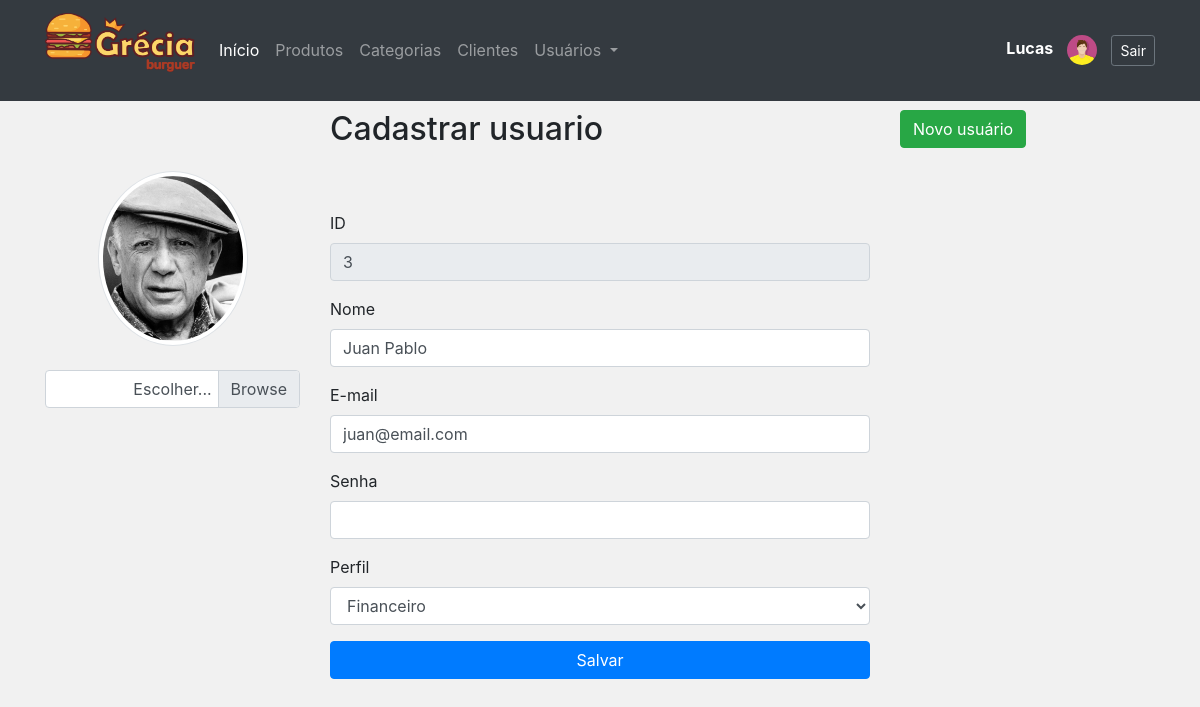
The app's page /admin/form_usuario.php?id=3 (signed in), older data.
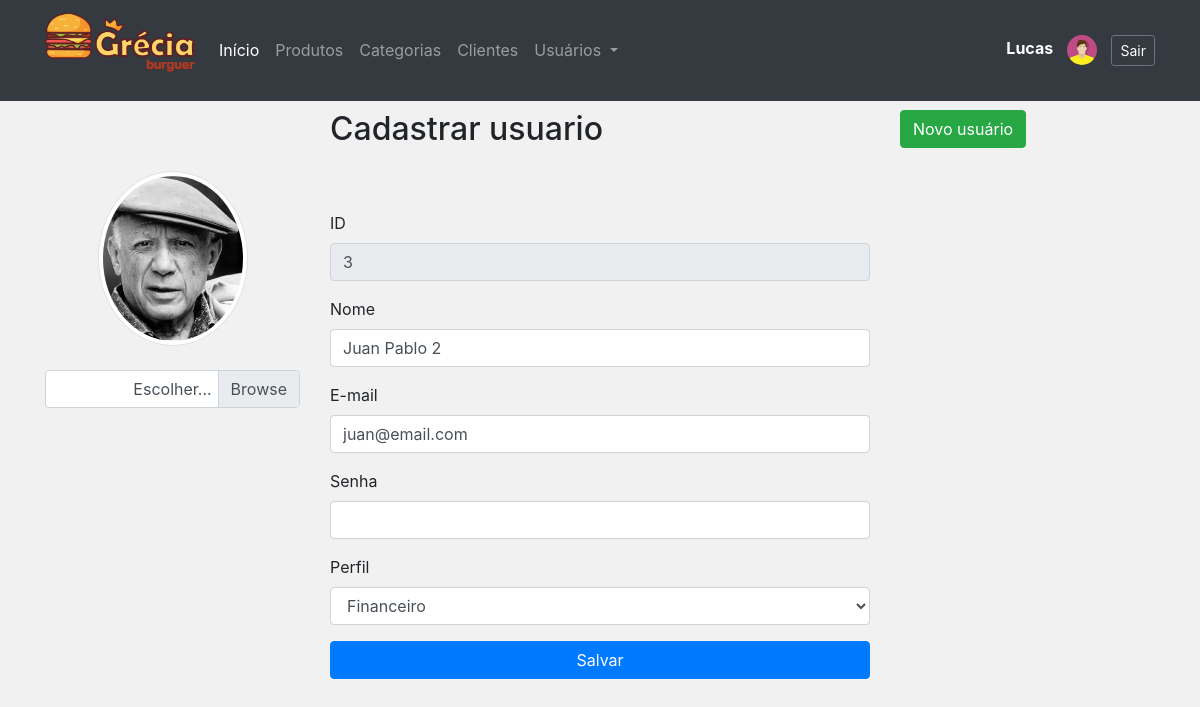
The same page, newer data.
### tables this page shows
CREATE TABLE `usuarios` (
  `id` int NOT NULL AUTO_INCREMENT,
  `nome` varchar(100) NOT NULL,
  `email` varchar(100) NOT NULL,
  `senha` varchar(100) NOT NULL,
  `imagem` varchar(255) DEFAULT NULL,
  `perfil_id` int DEFAULT NULL,
  PRIMARY KEY (`id`),
  KEY `fk_perfil_idx` (`perfil_id`),
  CONSTRAINT `fk_perfil` FOREIGN KEY (`perfil_id`) REFERENCES `perfis` (`id`)
);

CREATE TABLE `perfis` (
  `id` int NOT NULL AUTO_INCREMENT,
  `descricao` varchar(45) NOT NULL COMMENT 'Esta tabela armazenará todos os perfis que o sistema possa necessitar.',
  `status` char(1) NOT NULL DEFAULT '1',
  PRIMARY KEY (`id`)
);

### admin/classes/Conexao.php (called while the page is built, shortened)
<?php
class Conexao
{
	private $host;
	private $user;
	private $password;
	public function __construct() {
		$this->host = 'mysql:host=localhost;dbname=lanchonete_api';
		$this->user = 'root';
		$this->password = 'root';
	}
    public function conectar() {
    	try {
			$conn = new PDO(
							$this->host,
							$this->user,
							$this->password
						);
			return $conn;
		} catch (PDOException $e) {
			echo 'Erro na conexao. Erro reportado: ' . $e->getMessage();
			exit;
		}
    }
}

### admin/classes/UsuarioDAO.php (called while the page is built, shortened)
<?php
require_once 'Model.php';
class UsuarioDAO extends Model
{
    public function __construct()
    {
     	$this->class = 'Usuario';
     	$this->tabela = 'usuarios';
    }
}

### admin/classes/Model.php (called while the page is built, shortened)
<?php
require 'Conexao.php';
class Model
{
	protected $tabela;
	protected $class;
	protected $db;
	public function __construct()
	{
		$conexao = new Conexao();
		$this->db = $conexao->conectar();
	}
    public function listar($condicao = '')
    {
        $where = '';
    	$sql = "SELECT * FROM {$this->tabela} {$where}";
    	$stmt = $this->db->prepare($sql);
    	$stmt->setFetchMode(PDO::FETCH_CLASS, $this->class);
    	$stmt->execute();
    	return $stmt->fetchAll();
    }
    public function get($id)
    {
    	$sql = "SELECT * FROM {$this->tabela} WHERE id = {$id}";
    	$stmt = $this->db->prepare($sql);
    	$stmt->setFetchMode(PDO::FETCH_CLASS, $this->class);
    	$stmt->execute();
    	return $stmt->fetch();
    }
}

### admin/classes/Usuario.php (called while the page is built, shortened)
<?php
class Usuario
{
	private $id;
	private $nome;
	private $email;
    private $imagem;
    private $perfil_id;
    public function getId()
    {
        return $this->id;
    }
    public function getNome()
    {
        return $this->nome;
    }
    public function getEmail()
    {
        return $this->email;
    }
    public function getImagem()
    {
        return $this->imagem;
    }
    public function getPerfilId()
    {
        return $this->perfil_id;
    }
}

### admin/classes/PerfilDAO.php (called while the page is built, shortened)
<?php
require_once 'Model.php';
class PerfilDAO extends Model
{
    public function __construct()
    {
        $this->tabela = 'perfis';
        $this->class = 'Perfil';
    }
}

### admin/classes/Perfil.php (called while the page is built, shortened)
<?php
class Perfil
{
	private $id;
	private $descricao;
    public function getId()
    {
        return $this->id;
    }
    public function getDescricao()
    {
        return $this->descricao;
    }
}

### admin/form_usuario.php (the view, shortened to what the changed rows need)
<?php include './layout/header.php'; ?>
<?php include './layout/menu.php'; ?>
<?php
	require 'classes/Usuario.php';
	require 'classes/UsuarioDAO.php';
	require 'classes/Perfil.php';
	require 'classes/PerfilDAO.php';
	$perfilDAO = new PerfilDAO();
	$perfis = $perfilDAO->listar();
	$usuario = new Usuario();
	if(isset($_GET['id']) && $_GET['id'] != '') {
		$id = $_GET['id'];
		$usuarioDAO = new UsuarioDAO();
		$usuario = $usuarioDAO->get($id);
	}
?>
<div class="row" style="margin-top:40px">
	<div class="col-6 offset-3">
		<h2>Cadastrar usuario</h2>
	</div>
</div>
<form action="controle_usuario.php?acao=<?= ( $usuario->getId() != '' ? 'editar' : 'cadastrar' )?>" method="post" enctype="multipart/form-data">
	<div class="row">
		<div class="col-3 text-center">
			<img src="assets/img/usuarios/<?= ($usuario->getImagem() != '' && file_exists('assets/img/usuarios/'.$usuario->getImagem()) ? $usuario->getImagem() : 'usuario.png') ?>" alt="" width="150" class="rounded-circle img-thumbnail" id="fotopreview">
			<br>
			<br>
			<div class="custom-file">
			  <label class="custom-file-label" for="imagem">Escolher...</label>
			</div>
		</div>
		<div class="col-6">
				<div class="form-group">
					<label for="id">ID</label>
					<input type="text" class="form-control" name="id" id="id" value="<?=($usuario->getId() != '' ? $usuario->getId() : '')?>" readonly>
				</div>
				<div class="form-group">
					<label for="nome">Nome</label>
					<input type="text" class="form-control" name="nome" id="nome" required value="<?= ($usuario->getNome() != '' ? $usuario->getNome() : '') ?>">
				</div>
				<div class="form-group">
					<label for="email">E-mail</label>
					<input type="email" name="email" id="email" class="form-control" required value="<?= ($usuario->getEmail() != '' ? $usuario->getEmail() : ''); ?>">
				</div>
				<div class="form-group">
					<label for="senha">Senha</label>
					<input type="password" name="senha" id="senha" class="form-control"
					<?= ($usuario->getId() == '' ? ' required' : '' ) ?>>
				</div>
				<div class="form-group">
					<label for="perfil_id">Perfil</label>
					<select class="form-control" name="perfil_id" id="perfil_id">
					<?php foreach ($perfis as $perfil): ?>
						<option value="<?= $perfil->getId() ?>"
							<?= ($perfil->getId() == $usuario->getPerfilId() ? 'selected' : '') ?>
							><?= $perfil->getDescricao() ?></option>
					<?php endforeach; ?>
					</select>
				</div>
		</div>
	</div>
</form>
<?php include './layout/footer.php'; ?>

Row changes from the older to the newer data that the page shows:
changed usuarios "juan@email.com": nome "Juan Pablo" → "Juan Pablo 2"
